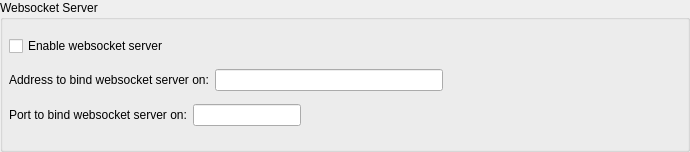
     <widget class="QGroupBox" name="groupBox_5">
      <property name="sizePolicy">
       <sizepolicy hsizetype="Preferred" vsizetype="Preferred">
        <horstretch>0</horstretch>
        <verstretch>0</verstretch>
       </sizepolicy>
      </property>
      <property name="minimumSize">
       <size>
        <width>0</width>
        <height>145</height>
       </size>
      </property>
      <property name="maximumSize">
       <size>
        <width>16777215</width>
        <height>300</height>
       </size>
      </property>
      <property name="title">
       <string>Websocket Server</string>
      </property>
      <property name="alignment">
       <set>Qt::AlignLeading|Qt::AlignLeft|Qt::AlignTop</set>
      </property>
      <widget class="QWidget" name="verticalLayoutWidget">
       <property name="geometry">
        <rect>
         <x>-1</x>
         <y>19</y>
         <width>681</width>
         <height>124</height>
        </rect>
       </property>
       <layout class="QVBoxLayout" name="verticalLayout">
        <property name="sizeConstraint">
         <enum>QLayout::SetDefaultConstraint</enum>
        </property>
        <property name="leftMargin">
         <number>10</number>
        </property>
        <property name="topMargin">
         <number>10</number>
        </property>
        <property name="rightMargin">
         <number>10</number>
        </property>
        <property name="bottomMargin">
         <number>10</number>
        </property>
        <item>
         <widget class="QCheckBox" name="checkBoxWebsocketsEnable">
          <property name="text">
           <string>Enable websocket server</string>
          </property>
         </widget>
        </item>
        <item>
         <layout class="QHBoxLayout" name="horizontalLayout_4">
          <item>
           <widget class="QLabel" name="label_5">
            <property name="text">
             <string>Address to bind websocket server on:</string>
            </property>
           </widget>
          </item>
          <item>
           <widget class="QLineEdit" name="websocketsAddressLineEdit"/>
          </item>
          <item>
           <spacer name="horizontalSpacer_20">
            <property name="orientation">
             <enum>Qt::Horizontal</enum>
            </property>
            <property name="sizeHint" stdset="0">
             <size>
              <width>40</width>
              <height>20</height>
             </size>
            </property>
           </spacer>
          </item>
         </layout>
        </item>
        <item>
         <layout class="QHBoxLayout" name="horizontalLayout_25">
          <item>
           <widget class="QLabel" name="label_24">
            <property name="text">
             <string>Port to bind websocket server on:</string>
            </property>
           </widget>
          </item>
          <item>
           <widget class="QLineEdit" name="websocketsPortLineEdit">
            <property name="sizePolicy">
             <sizepolicy hsizetype="Fixed" vsizetype="Fixed">
              <horstretch>0</horstretch>
              <verstretch>0</verstretch>
             </sizepolicy>
            </property>
           </widget>
          </item>
          <item>
           <spacer name="horizontalSpacer_26">
            <property name="orientation">
             <enum>Qt::Horizontal</enum>
            </property>
            <property name="sizeHint" stdset="0">
             <size>
              <width>40</width>
              <height>20</height>
             </size>
            </property>
           </spacer>
          </item>
         </layout>
        </item>
       </layout>
      </widget>
     </widget>
